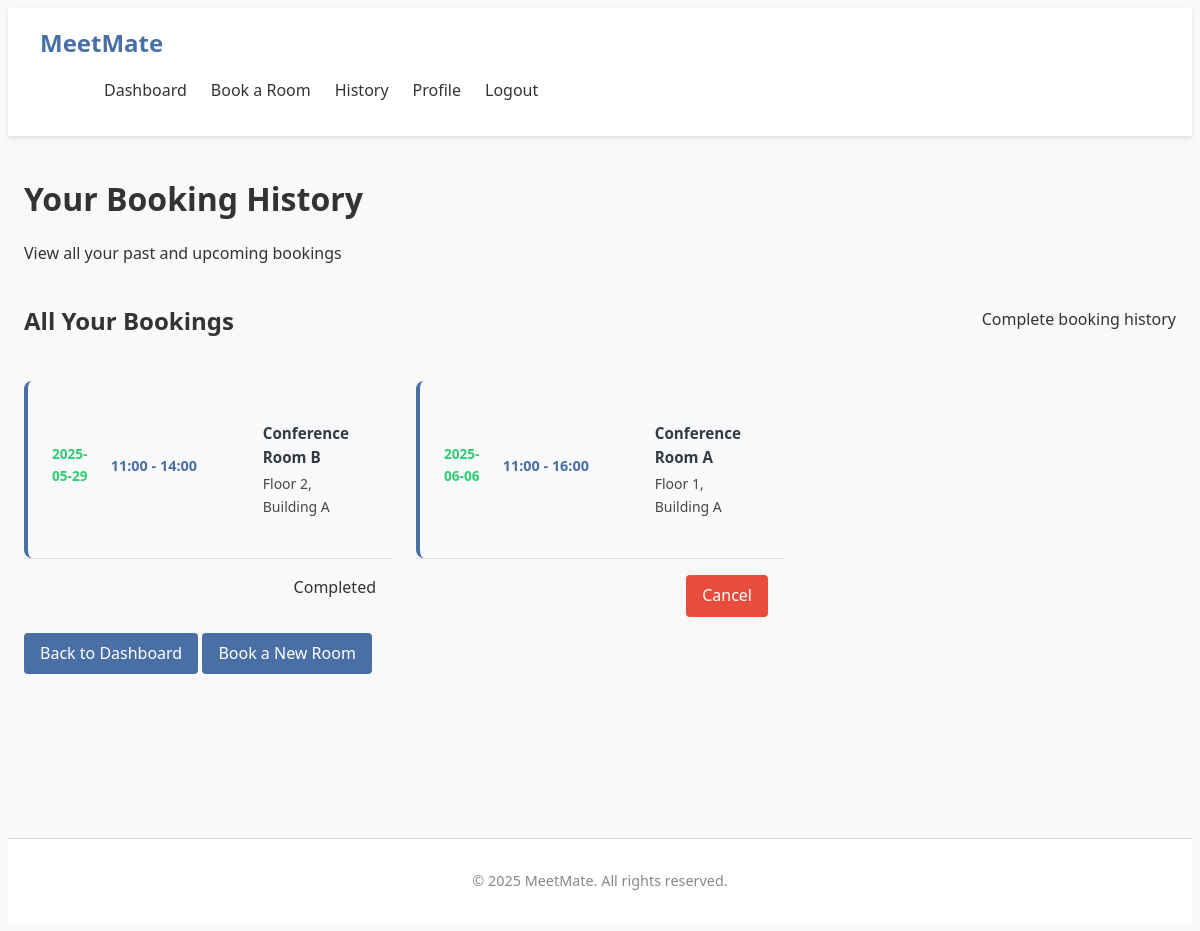
/history (signed in), run on an earlier commit of the app's database.
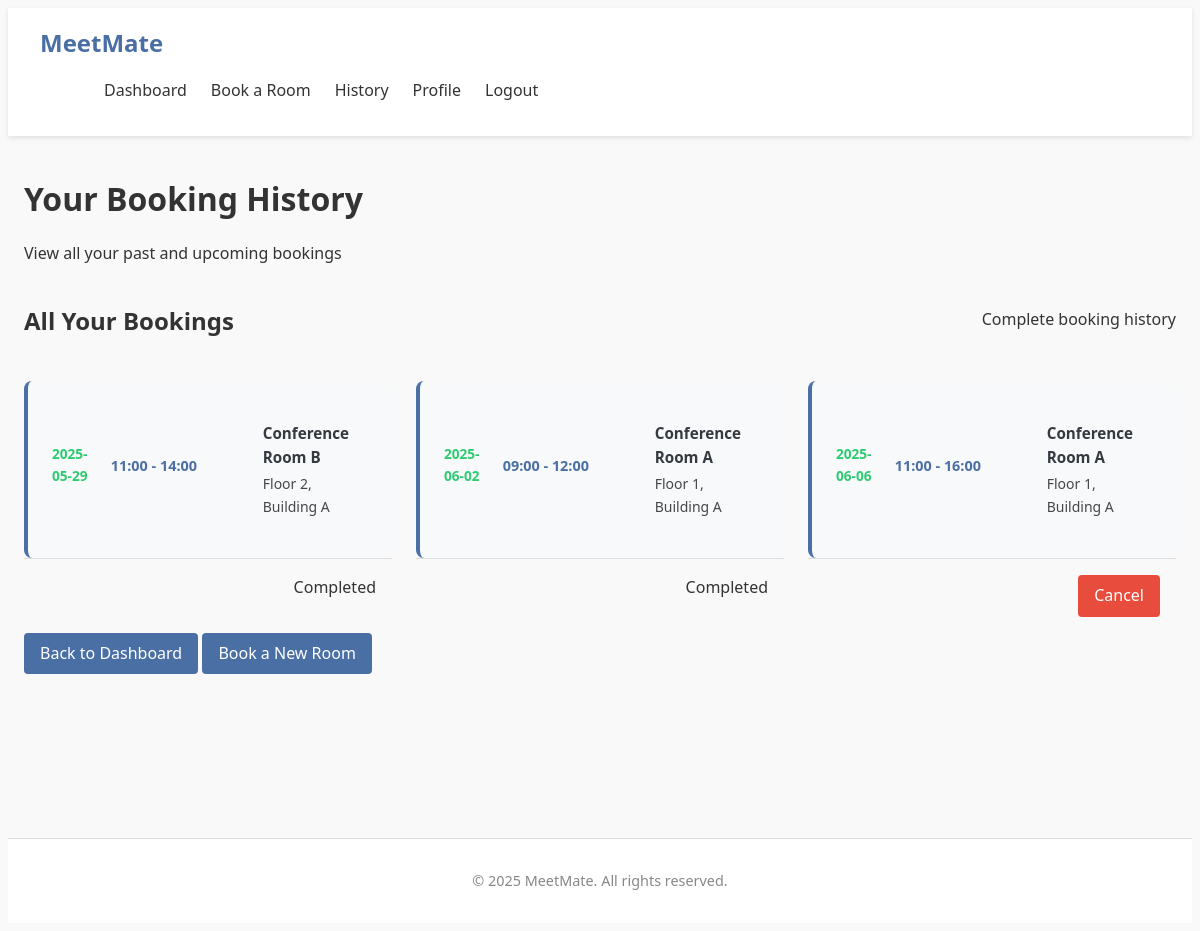
And on a later commit of the database.
### tables this page shows
CREATE TABLE bookings (
                id INTEGER PRIMARY KEY AUTOINCREMENT,
                user_id INTEGER NOT NULL,
                room_id INTEGER NOT NULL,
                date TEXT NOT NULL,
                time_start TEXT NOT NULL,
                time_end TEXT NOT NULL,
                booking_admin_id INTEGER,
                notes TEXT,
                FOREIGN KEY (user_id) REFERENCES users (id),
                FOREIGN KEY (room_id) REFERENCES rooms (id),
                FOREIGN KEY (booking_admin_id) REFERENCES users (id)
            );

CREATE TABLE rooms (
                id INTEGER PRIMARY KEY AUTOINCREMENT,
                name TEXT NOT NULL,
                location TEXT NOT NULL,
                capacity INTEGER NOT NULL
            );

### app.py (the view)
@app.route('/history')
@login_required
def history():
    user_id = session['user_id']
    user_bookings = get_user_bookings(user_id)
    now = datetime.now()
    current_date = now.date()
    current_time = now.time()
    for booking in user_bookings:
        booking_date = date.fromisoformat(booking['date'])
        booking_start_time = time.fromisoformat(booking['time_start'] + ':00' if len(booking['time_start']) == 5 else booking['time_start'])
        if booking_date > current_date:
            booking['can_cancel'] = True
            booking['status'] = None
        elif booking_date == current_date:
            booking['can_cancel'] = current_time < booking_start_time
            booking['status'] = 'Complete' if current_time >= booking_start_time else None
        else:
            booking['can_cancel'] = False
            booking['status'] = 'Complete'
    return render_template('history.html', bookings=user_bookings)

### app.py (called while the page is built)
def get_database_path():
    app_directory = app.root_path
    instance_directory = os.path.join(app_directory, 'instance')
    os.makedirs(instance_directory, exist_ok=True)
    database_path = os.path.join(instance_directory, 'meetmate.db')
    return database_path

def get_database_connection():
    db_path = get_database_path()
    connection = sqlite3.connect(db_path)
    connection.row_factory = sqlite3.Row
    return connection

def get_user_by_id(user_id):
    connection = get_database_connection()
    cursor = connection.cursor()
    cursor.execute("SELECT * FROM users WHERE id = ?", (user_id,))
    user = cursor.fetchone()
    connection.close()
    if user:
        return dict(user)
    return None

def get_user_bookings(user_id):
    connection = get_database_connection()
    cursor = connection.cursor()
    cursor.execute('''
        SELECT
            b.id,
            b.date,
            b.time_start,
            b.time_end,
            b.notes,
            r.name as room_name,
            r.location as room_location
        FROM bookings b
        JOIN rooms r ON b.room_id = r.id
        WHERE b.user_id = ?
        ORDER BY b.date, b.time_start
    ''', (user_id,))
    bookings = cursor.fetchall()
    connection.close()
    return [dict(booking) for booking in bookings]

def login_required(f):
    @wraps(f)
    def decorated_function(*args, **kwargs):
        if 'user_id' not in session:
            flash('Please login to access this page', 'error')
            return redirect(url_for('login'))
        user = get_user_by_id(session['user_id'])
        if not user:
            session.clear()
            flash('Your account is no longer valid. Please login again.', 'warning')
            return redirect(url_for('login'))
        return f(*args, **kwargs)
    return decorated_function

### templates/history.html (shortened to what this page needs)
{% extends "base.html" %}
{% block content %}
<div class="history-page">
    <h1>Your Booking History</h1>
    <p>View all your past and upcoming bookings</p>
    <div class="history-section">
        <div class="section-card">
            <div class="section-header">
                <h2>All Your Bookings</h2>
                <span class="subtitle">Complete booking history</span>
            </div>
            {% if bookings %}
                <div class="bookings-list">
                    {% for booking in bookings %}
                        <div class="booking-item">
                            <div class="booking-info">
                                <div class="booking-date">
                                    {{ booking.date }}
                                </div>
                                <div class="booking-time">
                                    {{ booking.time_start }} - {{ booking.time_end }}
                                </div>
                                <div class="booking-details">
                                    <strong>{{ booking.room_name }}</strong>
                                    <div class="booking-location">
                                        {{ booking.room_location }}
                                    </div>
                                </div>
                            </div>
                            <div class="booking-actions">
                                {% if booking.can_cancel %}
                                    <a href="{{ url_for('cancel_booking', booking_id=booking.id) }}"
                                       class="btn btn-danger btn-small"
                                       onclick="return confirm('Are you sure you want to cancel this booking?')">
                                        Cancel
                                    </a>
                                {% else %}
                                    <div class="booking-status">
                                        <span class="status-completed">
                                            Completed
                                        </span>
                                    </div>
                                {% endif %}
                            </div>
                        </div>
                    {% endfor %}
                </div>
            {% else %}
                <div class="no-bookings">
                    <p>You don't have any bookings yet</p>
                    <a href="{{ url_for('booking') }}" class="btn btn-primary">Book Your First Room</a>
                </div>
            {% endif %}
        </div>
    </div>
    <div class="page-actions">
        <a href="{{ url_for('dashboard') }}" class="btn btn-secondary">Back to Dashboard</a>
        <a href="{{ url_for('booking') }}" class="btn btn-primary">Book a New Room</a>
    </div>
</div>
{% endblock %}

### templates/base.html (shortened to what this page needs)
<!DOCTYPE html>
<html>
    <head>
        <link rel="stylesheet" type="text/css" href="{{ url_for('static', filename='css/style.css')}}" />
        <link rel="stylesheet" type="text/css" href="{{ url_for('static', filename='css/admin-additions.css')}}" />
    </head>
    <body>
        <header>
            <div class="header-content">
                <div class="logo">
                    <a href="{{ url_for('index') }}">MeetMate</a>
                </div>
                <nav>
                    <ul>
                        {% if session.user_id %}
                            <li><a href="{{ url_for('dashboard') }}">Dashboard</a></li>
                            {% if session.role != 'admin' %}
                                <li><a href="{{ url_for('booking') }}">Book a Room</a></li>
                                <li><a href="{{ url_for('history') }}">History</a></li>
                            {% endif %}
                            <li><a href="{{ url_for('profile') }}">Profile</a></li>
                            <li><a href="{{ url_for('logout') }}">Logout</a></li>
                        {% else %}
                            <li><a href="{{ url_for('about') }}">About</a></li>
                            <li><a href="{{ url_for('login') }}">Login</a></li>
                            <li><a href="{{ url_for('register') }}">Register</a></li>
                        {% endif %}
                    </ul>
                </nav>
            </div>
        </header>
        <div class="container">
            {% block content %}{% endblock %}
        </div>
        <footer>
            <p>&copy; 2025 MeetMate. All rights reserved.</p>
        </footer>
    </body>
</html>

### static/css/style.css (style rules this page uses)
:root { --primary-color: #4a6fa5; --primary-color-rgb: 74, 111, 165; --secondary-color: #6c757d; --success-color: #28a745; --danger-color: #dc3545; --warning-color: #ffc107; --info-color: #17a2b8; --light-color: #f8f9fa; --dark-color: #343a40; --body-bg: #f5f7fa; --light-text: #6c757d; --dark-text: #343a40; --border-color: #dee2e6; --shadow: 0 2px 10px rgba(0, 0, 0, 0.1); --border-radius: 0.25rem; --secondary-color: #2ecc71; --danger-color: #e74c3c; --warning-color: #f39c12; --text-color: #333; --light-text: #888; --light-bg: #f9f9f9; --border-color: #ddd; --shadow: 0 2px 5px rgba(0, 0, 0, 0.1); }
body { font-family: 'Segoe UI', Tahoma, Geneva, Verdana, sans-serif; line-height: 1.6; color: var(--text-color); background-color: var(--light-bg); }
h1, h2, h3, h4, h5, h6 { margin-bottom: 1rem; font-weight: 600; }
a { text-decoration: none; color: var(--primary-color); }
.container { max-width: 1200px; margin: 0 auto; padding: 1rem; min-height: calc(100vh - 130px); }
header { background-color: white; box-shadow: var(--shadow); padding: 1rem 2rem; display: flex; justify-content: space-between; align-items: center; }
.logo a { font-size: 1.5rem; font-weight: bold; color: var(--primary-color); display: flex; align-items: center; }
nav ul { display: flex; list-style: none; }
nav ul li { margin-left: 1.5rem; }
nav ul li a { color: var(--text-color); transition: color 0.3s; }
footer { text-align: center; padding: 1rem; background-color: white; border-top: 1px solid var(--border-color); color: var(--light-text); font-size: 0.9rem; }
.btn { display: inline-block; padding: 0.5rem 1rem; background-color: var(--primary-color); color: white; border: none; border-radius: 4px; cursor: pointer; font-size: 1rem; transition: background-color 0.3s; }
.btn-primary { background-color: var(--primary-color); }
.btn-danger { background-color: var(--danger-color); }
.section-header { display: flex; justify-content: space-between; align-items: center; margin-bottom: 1.5rem; }
.bookings-list { display: grid; grid-template-columns: repeat(auto-fill, minmax(300px, 1fr)); gap: 1.5rem; }
.booking-location { font-size: 0.875rem; opacity: 0.9; }
.booking-details { padding: 1rem; }
.booking-date, .booking-time { display: flex; align-items: center; margin-bottom: 0.5rem; }
.booking-actions { padding: 1rem; border-top: 1px solid var(--border-color); text-align: right; }
.booking-info { background-color: #f8f9fa; padding: 1.5rem; border-radius: 8px; border-left: 4px solid var(--primary-color); }
.booking-info { flex: 1; display: flex; align-items: center; gap: 1rem; }
.booking-time { color: var(--primary-color); font-weight: 600; font-size: 0.9rem; display: flex; align-items: center; gap: 0.25rem; min-width: 120px; }
.booking-details { display: flex; flex-direction: column; gap: 0.25rem; }
.booking-details strong { color: var(--dark-text); font-size: 0.95rem; }
.booking-date { color: var(--secondary-color); font-weight: 600; font-size: 0.85rem; display: flex; align-items: center; gap: 0.25rem; }

What changed in the data, as far as the page shows it:
added bookings: date "2025-06-02", time_start "09:00", time_end "12:00", room_name "Conference Room A", room_location "Floor 1, Building A", shows "Completed"
